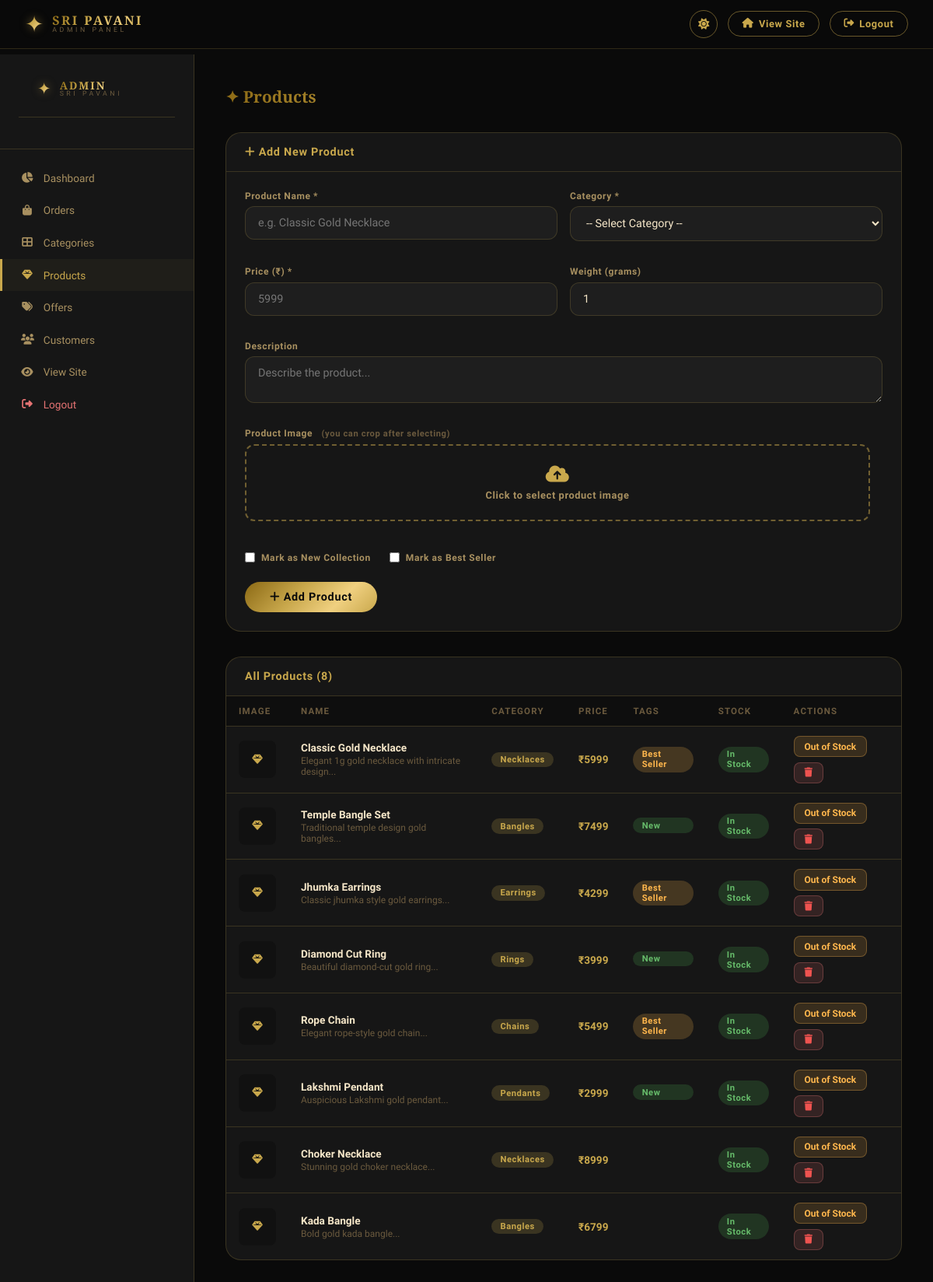
Page /admin/products (signed in) on the earlier database version.
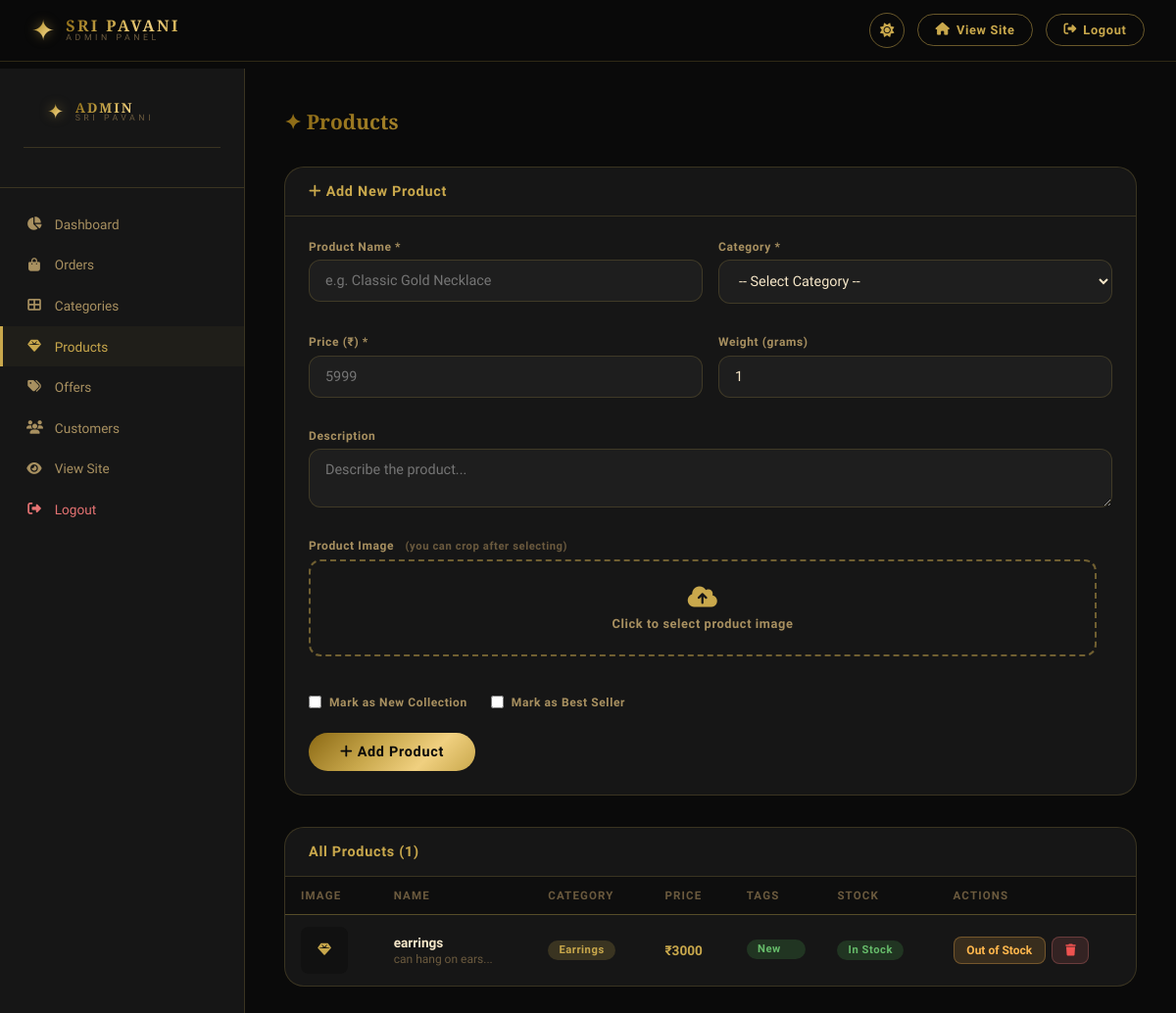
Same page on the later database version.
### app.py (models this page shows)
class Product(db.Model):
    id                = db.Column(db.Integer, primary_key=True)
    name              = db.Column(db.String(200), nullable=False)
    description       = db.Column(db.Text)
    price             = db.Column(db.Float, nullable=False)
    weight            = db.Column(db.Float)
    image             = db.Column(db.String(200))
    category_id       = db.Column(db.Integer, db.ForeignKey('category.id'), nullable=False)
    is_new_collection = db.Column(db.Boolean, default=False)
    is_best_seller    = db.Column(db.Boolean, default=False)
    is_stock_out      = db.Column(db.Boolean, default=False)
    is_active         = db.Column(db.Boolean, default=True)
    created_at        = db.Column(db.DateTime, default=datetime.utcnow)

class Category(db.Model):
    id          = db.Column(db.Integer, primary_key=True)
    name        = db.Column(db.String(100), nullable=False)
    image       = db.Column(db.String(200))
    description = db.Column(db.Text)
    is_active   = db.Column(db.Boolean, default=True)
    products    = db.relationship('Product', backref='category', lazy=True)

### app.py (the view, shortened to what this page needs)
@app.route('/admin/products', methods=['GET', 'POST'])
@login_required
@admin_required
def admin_products():
    products   = Product.query.all()
    categories = Category.query.filter_by(is_active=True).all()
    return render_template('admin/products.html', products=products, categories=categories)

### app.py (called while the page is built)
@login_manager.user_loader
def load_user(user_id):
    return User.query.get(int(user_id))

def admin_required(f):
    from functools import wraps
    @wraps(f)
    def decorated(*args, **kwargs):
        if not current_user.is_authenticated or not current_user.is_admin:
            flash('Admin access required', 'error')
            return redirect(url_for('login'))
        return f(*args, **kwargs)
    return decorated

### templates/admin/products.html (shortened to what this page needs)
{% extends "admin/base_admin.html" %}
{% block content %}
<h1 class="admin-page-title">✦ Products</h1>
<div class="admin-card">
  <div class="admin-card-header"><h3><i class="fas fa-plus"></i> Add New Product</h3></div>
  <div class="admin-card-body">
    <form method="POST" enctype="multipart/form-data" id="addProductForm">
      <div class="admin-form-grid">
        <div class="form-group">
          <label>Product Name *</label>
          <input type="text" name="name" placeholder="e.g. Classic Gold Necklace" required/>
        </div>
        <div class="form-group">
          <label>Category *</label>
          <select name="category_id" required>
            <option value="">-- Select Category --</option>
          </select>
        </div>
        <div class="form-group">
          <label>Price (₹) *</label>
          <input type="number" name="price" placeholder="5999" min="0" step="0.01" required/>
        </div>
        <div class="form-group">
          <label>Weight (grams)</label>
          <input type="number" name="weight" value="1" min="0.1" step="0.1"/>
        </div>
        <div class="form-group full-width">
          <label>Description</label>
          <textarea name="description" rows="2" placeholder="Describe the product..."></textarea>
        </div>
        <div class="form-group full-width">
          <label>Product Image <span style="font-size:.7rem;color:var(--text-muted);margin-left:.5rem">(you can crop after selecting)</span></label>
          <div style="display:grid;grid-template-columns:1fr auto;gap:1rem;align-items:start">
            <div>
              <label class="file-upload-area" for="prod-img" id="imgUploadArea">
                <i class="fas fa-cloud-upload-alt"></i>
                <p>Click to select product image</p>
              </label>
            </div>
          </div>
        </div>
        <div class="form-group" style="grid-column:1/-1">
          <div style="display:flex;gap:1.5rem;flex-wrap:wrap">
            <label class="checkbox-group"><input type="checkbox" name="is_new_collection"/><span>Mark as New Collection</span></label>
            <label class="checkbox-group"><input type="checkbox" name="is_best_seller"/><span>Mark as Best Seller</span></label>
          </div>
        </div>
      </div>
      <button type="submit" class="btn-gold" style="padding:.7rem 2rem;margin-top:.5rem"><i class="fas fa-plus"></i> Add Product</button>
    </form>
  </div>
</div>
<div class="admin-card">
  <div class="admin-card-header"><h3>All Products ({{ products|length }})</h3></div>
  <div class="resp-table-wrap">
    <table class="admin-table">
      <thead>
        <tr><th>Image</th><th>Name</th><th>Category</th><th>Price</th><th>Tags</th><th>Stock</th><th>Actions</th></tr>
      </thead>
      <tbody>
        {% for product in products %}
        <tr>
          <td>
            <div class="product-thumb">
              {% if product.image %}<img src="{{ url_for('static', filename=product.image) }}" alt="{{ product.name }}"/>
              {% else %}<i class="fas fa-gem"></i>{% endif %}
            </div>
          </td>
          <td>
            <strong>{{ product.name }}</strong>
            {% if product.description %}
            <div style="font-size:.75rem;color:var(--text-muted);margin-top:2px">{{ product.description[:50] }}...</div>
            {% endif %}
          </td>
          <td><span class="tag tag-gold">{{ product.category.name }}</span></td>
          <td style="font-weight:700;color:var(--gold)">₹{{ "%.0f"|format(product.price) }}</td>
          <td>
            {% if product.is_new_collection %}<span class="tag tag-active" style="display:block;margin-bottom:2px">New</span>{% endif %}
            {% if product.is_best_seller %}<span class="tag" style="background:rgba(255,183,77,.2);color:#ffb74d;display:block">Best Seller</span>{% endif %}
          </td>
          <td>
            <span class="tag {{ 'tag-inactive' if product.is_stock_out else 'tag-active' }}">
              {{ 'Out of Stock' if product.is_stock_out else 'In Stock' }}
            </span>
          </td>
          <td>
            <div class="action-btns">
              <form method="POST" style="display:inline">
                <button type="submit" class="btn-sm btn-warning">
                  {{ 'Mark In Stock' if product.is_stock_out else 'Out of Stock' }}
                </button>
              </form>
              <form method="POST" style="display:inline" onsubmit="return confirm('Delete this product?')">
                <button type="submit" class="btn-sm btn-danger"><i class="fas fa-trash"></i></button>
              </form>
            </div>
          </td>
        </tr>
        {% endfor %}
      </tbody>
    </table>
  </div>
</div>
{% endblock %}

### templates/admin/base_admin.html (shortened to what this page needs)
<!DOCTYPE html>
<html lang="en" data-theme="dark">
<head>
  <link rel="stylesheet" href="https://cdnjs.cloudflare.com/ajax/libs/font-awesome/6.5.1/css/all.min.css"/>
  <link rel="stylesheet" href="{{ url_for('static', filename='css/style.css') }}"/>
</head>
<body>
<header class="top-bar">
  <a href="{{ url_for('index') }}" class="logo">
    <span class="logo-icon">✦</span>
    <div class="logo-text"><span class="logo-main">SRI PAVANI</span><span class="logo-sub">ADMIN PANEL</span></div>
  </a>
  <div class="top-bar-right">
    <button class="theme-toggle" id="themeToggle"><i class="fas fa-sun" id="themeIcon"></i></button>
    <a href="{{ url_for('index') }}" class="auth-btn"><i class="fas fa-home"></i> <span>View Site</span></a>
    <a href="{{ url_for('logout') }}" class="auth-btn"><i class="fas fa-sign-out-alt"></i> <span>Logout</span></a>
  </div>
</header>
<main style="padding-top:70px">
  <div class="admin-wrapper">
    <aside class="admin-sidebar" id="adminSidebar">
      <div style="padding:1rem 1.5rem 1.5rem;border-bottom:1px solid var(--border);margin-bottom:1rem">
        <a href="{{ url_for('index') }}" class="logo">
          <span class="logo-icon" style="font-size:1.3rem">✦</span>
          <div class="logo-text"><span class="logo-main" style="font-size:.85rem">ADMIN</span><span class="logo-sub">SRI PAVANI</span></div>
        </a>
      </div>
      <nav class="admin-nav">
        <a href="{{ url_for('admin_dashboard') }}" class="{{ 'active' if request.endpoint == 'admin_dashboard' }}"><i class="fas fa-chart-pie"></i> Dashboard</a>
        <a href="{{ url_for('admin_orders') }}" class="{{ 'active' if request.endpoint in ['admin_orders','admin_order_detail'] }}"><i class="fas fa-shopping-bag"></i> Orders</a>
        <a href="{{ url_for('admin_categories') }}" class="{{ 'active' if request.endpoint == 'admin_categories' }}"><i class="fas fa-th-large"></i> Categories</a>
        <a href="{{ url_for('admin_products') }}" class="{{ 'active' if request.endpoint == 'admin_products' }}"><i class="fas fa-gem"></i> Products</a>
        <a href="{{ url_for('admin_offers') }}" class="{{ 'active' if request.endpoint == 'admin_offers' }}"><i class="fas fa-tags"></i> Offers</a>
        <a href="{{ url_for('admin_customers') }}" class="{{ 'active' if request.endpoint == 'admin_customers' }}"><i class="fas fa-users"></i> Customers</a>
        <a href="{{ url_for('index') }}"><i class="fas fa-eye"></i> View Site</a>
        <a href="{{ url_for('logout') }}" style="color:#e57373"><i class="fas fa-sign-out-alt"></i> Logout</a>
      </nav>
    </aside>
    <div class="admin-main">
      {% block content %}{% endblock %}
    </div>
  </div>
</main>
</body>
</html>

Differences in the rows shown:
removed Product: name "Classic Gold Necklace", description "Elegant 1g gold necklace with intricate design", category.name "Necklaces", price "5999", is_best_seller "Best Seller", is_stock_out "In Stock", is_stock_out "Out of Stock"
removed Product: name "Temple Bangle Set", description "Traditional temple design gold bangles", category.name "Bangles", price "7499", is_new_collection "New", is_stock_out "In Stock", is_stock_out "Out of Stock"
removed Product: name "Jhumka Earrings", description "Classic jhumka style gold earrings", category.name "Earrings", price "4299", is_best_seller "Best Seller", is_stock_out "In Stock", is_stock_out "Out of Stock"
removed Product: name "Diamond Cut Ring", description "Beautiful diamond-cut gold ring", category.name "Rings", price "3999", is_new_collection "New", is_stock_out "In Stock", is_stock_out "Out of Stock"
removed Product: name "Rope Chain", description "Elegant rope-style gold chain", category.name "Chains", price "5499", is_best_seller "Best Seller", is_stock_out "In Stock", is_stock_out "Out of Stock"
removed Product: name "Lakshmi Pendant", description "Auspicious Lakshmi gold pendant", category.name "Pendants", price "2999", is_new_collection "New", is_stock_out "In Stock", is_stock_out "Out of Stock"
removed Product: name "Choker Necklace", description "Stunning gold choker necklace", category.name "Necklaces", price "8999", is_stock_out "In Stock", is_stock_out "Out of Stock"
removed Product: name "Kada Bangle", description "Bold gold kada bangle", category.name "Bangles", price "6799", is_stock_out "In Stock", is_stock_out "Out of Stock"
added Product: name "earrings", description "can hang on ears", category.name "Earrings", price "3000", is_new_collection "New", is_stock_out "In Stock", is_stock_out "Out of Stock"
Other differences:
{{ products|length }}: "8" → "1"
